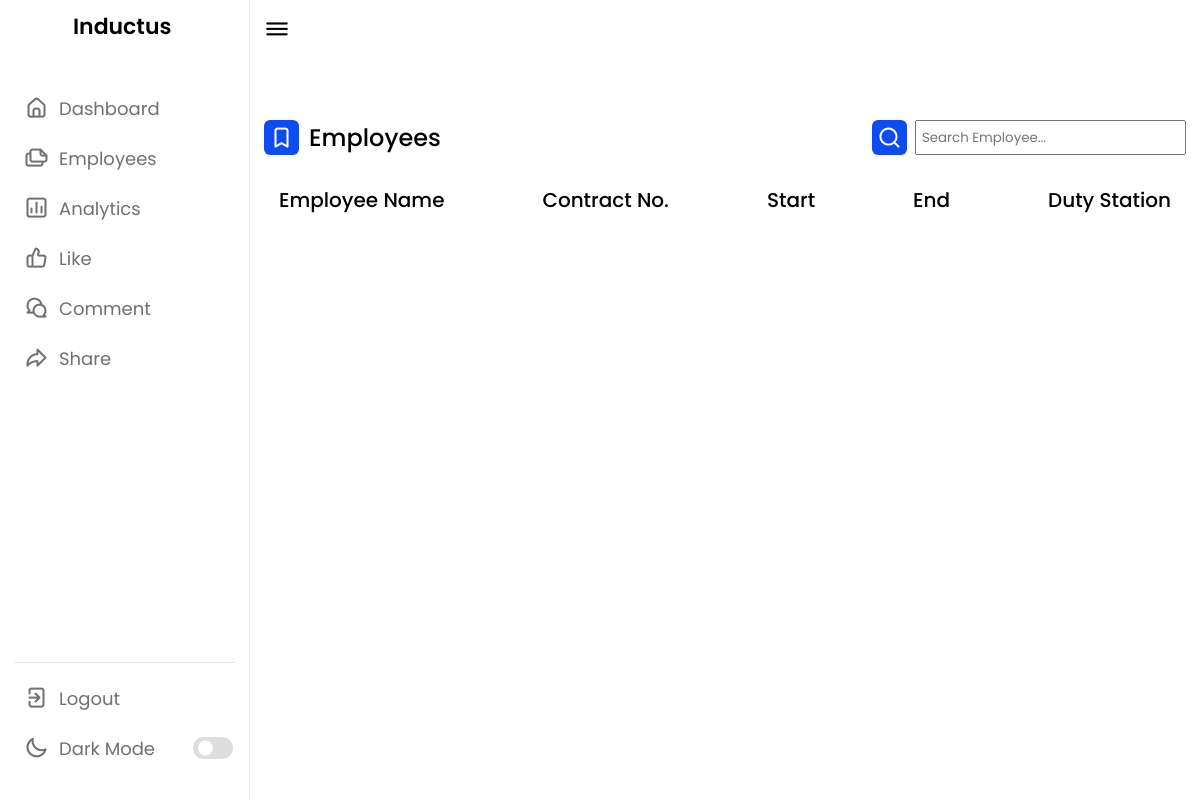
Before: /dashboard/employees (signed in) with the older database file.
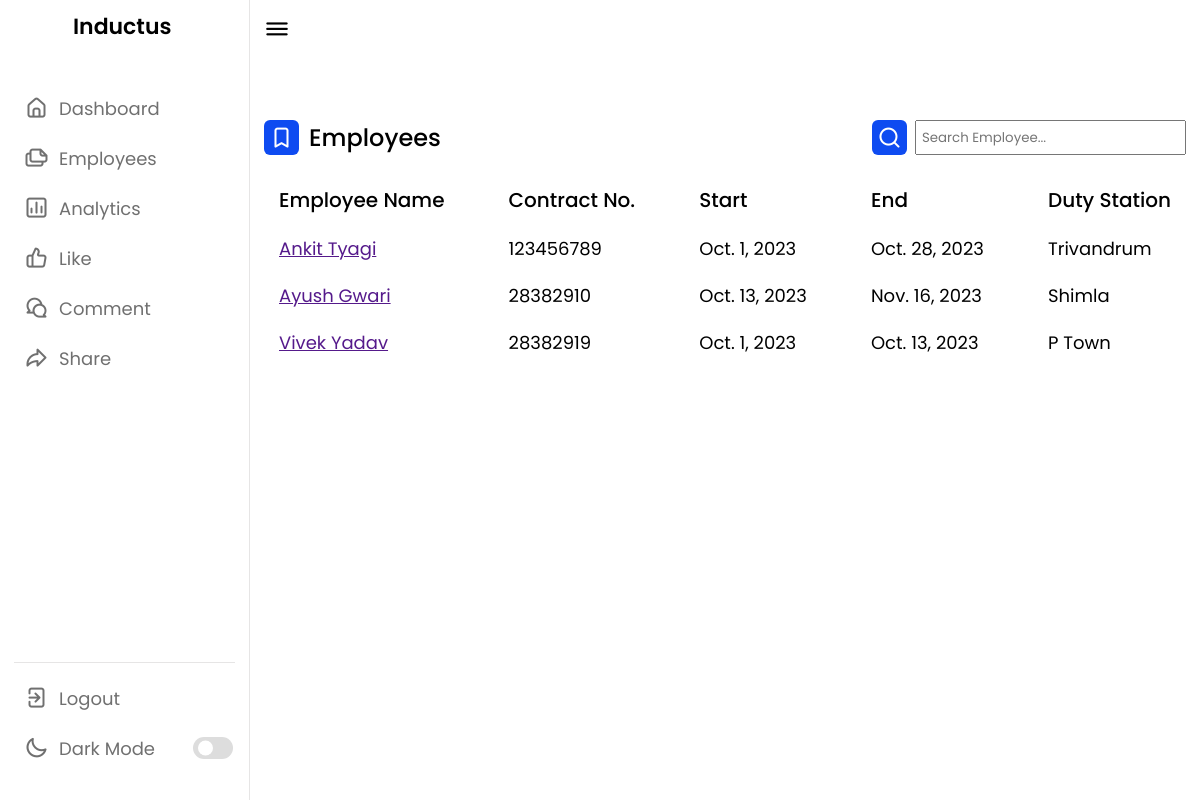
After: the same page with the newer database file.
### base/models.py (models this page shows, shortened)
class Employee(models.Model):
    uuid = models.UUIDField(default = uuid.uuid4,primary_key=True,editable=False)
    Emp_name = models.CharField(max_length=30)
    email = models.EmailField(max_length=50)
    contract_no = models.CharField(unique=True,max_length=15,)
    contract_start_date = models.DateField()
    contract_end_date = models.DateField()
    phone_number = models.CharField(unique=True,max_length=10)
    state = models.CharField(max_length=30)
    duty_station = models.CharField(max_length=40)

### base/views.py (the view)
# urls.py: path('dashboard/employees',EmployeeView,name = "employees"),
@login_required(login_url='login')
def EmployeeView(request):
    try:
        employees = Employee.objects.all()
        context = {
            'employees' : employees
        }
    except:
        pass
    return render(request,'employees.html',context)

### base/templates/employees.html
{% extends 'base.html' %}
{% load static %}
{% block start %}
<div class="activity">
    <div class="title">
        <div class = "title-wrapper">
        <i class="uil uil-bookmark"></i>
        <span class="text">Employees</span>
    </div>
        <div class="search-box">
            <i class="uil uil-search"></i>
            <input type="text" placeholder="Search Employee...">
        </div>
    </div>
    <div class="activity-data">
        <div class="data names">
            <span class="data-title">Employee Name</span>
            {% for employee in employees %}
            <span class="data-list"><a href="" target="_blank">{{employee.Emp_name}}</a></span>
            {% endfor %}
        </div>
        <div class="data email">
            <span class="data-title">Contract No.</span>
            {% for employee in employees %}
            <span class="data-list">{{employee.contract_no}}</span>
            {% endfor %}
        </div>
        <div class="data joined">
            <span class="data-title">Start</span>
            {% for employee in employees %}
            <span class="data-list">{{employee.contract_start_date}}</span>
            {% endfor %}
        </div>
        <div class="data type">
            <span class="data-title">End</span>
            {% for employee in employees %}
            <span class="data-list">{{employee.contract_end_date}}</span>
            {% endfor %}
        </div>
        <div class="data status">
            <span class="data-title">Duty Station</span>
            {% for employee in employees %}
            <span class="data-list">{{employee.duty_station}}</span>
            {% endfor %}
        </div>
    </div>
{% endblock %}

### base/templates/base.html (shortened to what this page needs)
{% load static %}
<!DOCTYPE html>
<html lang="en">
<head>
    <link rel="stylesheet" href="{% static 'style.css' %}">
    <link rel="stylesheet" href="https://unicons.iconscout.com/release/v4.0.0/css/line.css">
</head>
<body>
    <nav>
        <div class="logo-name">
            <span class="logo_name">Inductus</span>
        </div>
        <div class="menu-items">
            <ul class="nav-links">
                <li><a href="{% url 'dashboard' %}">
                        <i class="uil uil-estate"></i>
                        <span class="link-name">Dashboard</span>
                    </a></li>
                <li><a href="{% url 'employees' %}">
                        <i class="uil uil-files-landscapes"></i>
                        <span class="link-name">Employees</span>
                    </a></li>
                <li><a href="#">
                        <i class="uil uil-chart"></i>
                        <span class="link-name">Analytics</span>
                    </a></li>
                <li><a href="#">
                        <i class="uil uil-thumbs-up"></i>
                        <span class="link-name">Like</span>
                    </a></li>
                <li><a href="#">
                        <i class="uil uil-comments"></i>
                        <span class="link-name">Comment</span>
                    </a></li>
                <li><a href="#">
                        <i class="uil uil-share"></i>
                        <span class="link-name">Share</span>
                    </a></li>
            </ul>
            <ul class="logout-mode">
                <li><a href="{% url 'logout' %}">
                        <i class="uil uil-signout"></i>
                        <span class="link-name">Logout</span>
                    </a></li>
                <li class="mode">
                    <a href="#">
                        <i class="uil uil-moon"></i>
                        <span class="link-name">Dark Mode</span>
                    </a>
                    <div class="mode-toggle">
                        <span class="switch"></span>
                    </div>
                </li>
            </ul>
        </div>
    </nav>
    <section class="dashboard">
        <div class="top">
            <i class="uil uil-bars sidebar-toggle"></i>
        </div>
        <div class="dash-content">
            <div class="overview">
                {% block start %}
                {% endblock %}
            </div>
    </section>
</body>
</html>

### static/style.css (style rules this page uses)
* { margin: 0; padding: 0; box-sizing: border-box; font-family: 'Poppins', sans-serif; }
:root { --primary-color: #0E4BF1; --panel-color: #FFF; --text-color: #000; --black-light-color: #707070; --border-color: #e6e5e5; --toggle-color: #DDD; --box1-color: #4DA3FF; --box2-color: #FFE6AC; --box3-color: #E7D1FC; --title-icon-color: #fff; --tran-05: all 0.5s ease; --tran-03: all 0.3s ease; --tran-03: all 0.2s ease; }
body { min-height: 100vh; background-color: var(--primary-color); }
nav { position: fixed; top: 0; left: 0; height: 100%; width: 250px; padding: 10px 14px; background-color: var(--panel-color); border-right: 1px solid var(--border-color); transition: var(--tran-05); }
nav .logo-name { display: flex; align-items: center; }
nav .logo-name .logo_name { font-size: 22px; font-weight: 600; color: var(--text-color); margin-left: 14px; transition: var(--tran-05); }
nav .menu-items { margin-top: 40px; height: calc(100% - 90px); display: flex; flex-direction: column; justify-content: space-between; }
.menu-items li { list-style: none; }
.menu-items li a { display: flex; align-items: center; height: 50px; text-decoration: none; position: relative; }
.menu-items li a i { font-size: 24px; min-width: 45px; height: 100%; display: flex; align-items: center; justify-content: center; color: var(--black-light-color); }
.menu-items li a .link-name { font-size: 18px; font-weight: 400; color: var(--black-light-color); transition: var(--tran-05); }
.menu-items .logout-mode { padding-top: 10px; border-top: 1px solid var(--border-color); }
.menu-items .mode { display: flex; align-items: center; white-space: nowrap; }
.menu-items .mode-toggle { position: absolute; right: 14px; height: 50px; min-width: 45px; display: flex; align-items: center; justify-content: center; cursor: pointer; }
.mode-toggle .switch { position: relative; display: inline-block; height: 22px; width: 40px; border-radius: 25px; background-color: var(--toggle-color); }
.switch:before { content: ""; position: absolute; left: 5px; top: 50%; transform: translateY(-50%); height: 15px; width: 15px; background-color: var(--panel-color); border-radius: 50%; transition: var(--tran-03); }
.dashboard { position: relative; left: 250px; background-color: var(--panel-color); min-height: 100vh; width: calc(100% - 250px); padding: 10px 14px; transition: var(--tran-05); }
.dashboard .top { position: fixed; top: 0; left: 250px; display: flex; width: calc(100% - 250px); justify-content: space-between; align-items: center; padding: 10px 14px; background-color: var(--panel-color); transition: var(--tran-05); z-index: 10; }
.dashboard .top .sidebar-toggle { font-size: 26px; color: var(--text-color); cursor: pointer; }
.dashboard .dash-content { padding-top: 50px; }
.dash-content .title { display: flex; align-items: center; margin: 60px 0 30px 0; }
.dash-content .title i { position: relative; height: 35px; width: 35px; background-color: var(--primary-color); border-radius: 6px; color: var(--title-icon-color); display: flex; align-items: center; justify-content: center; font-size: 24px; }
.dash-content .title .text { font-size: 24px; font-weight: 500; color: var(--text-color); margin-left: 10px; }
.dash-content .activity .activity-data { display: flex; justify-content: space-between; align-items: center; width: 100%; }
.activity .activity-data { display: flex; }
.activity-data .data { display: flex; flex-direction: column; margin: 0 15px; }
.activity-data .data-title { font-size: 20px; font-weight: 500; color: var(--text-color); }
.activity-data .data .data-list { font-size: 18px; font-weight: 400; margin-top: 20px; white-space: nowrap; color: var(--text-color); }
.title-wrapper { display:flex; }
.search-box { display: flex ; }
.search-box input { margin-left: 8px; padding:5px; }
.title { justify-content: space-between !important; }

Changed rows visible on the page:
added Employee: Emp_name "Ankit Tyagi", contract_no "123456789", contract_start_date "Oct. 1, 2023", contract_end_date "Oct. 28, 2023", duty_station "Trivandrum"
added Employee: Emp_name "Ayush Gwari", contract_no "28382910", contract_start_date "Oct. 13, 2023", contract_end_date "Nov. 16, 2023", duty_station "Shimla"
added Employee: Emp_name "Vivek Yadav", contract_no "28382919", contract_start_date "Oct. 1, 2023", contract_end_date "Oct. 13, 2023", duty_station "P Town"
